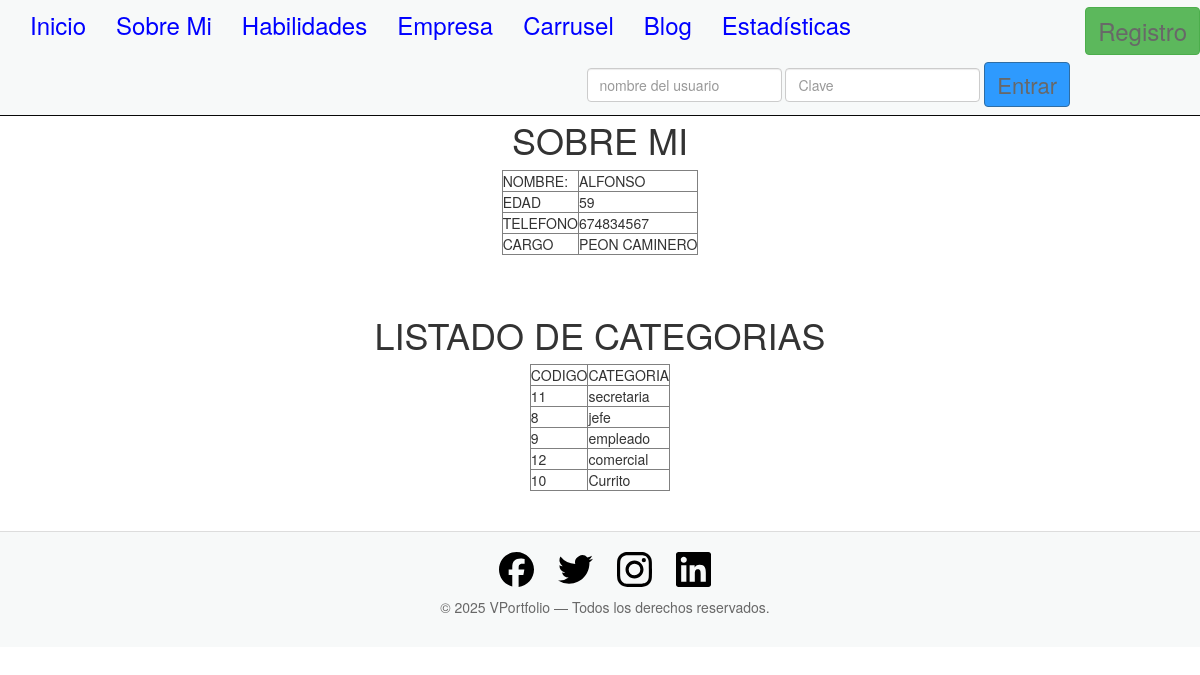
The app's page /sobremi/ with its own data.
### appportfolio/models.py (models this page shows, shortened)
class Categoria(models.Model):
    id = models.AutoField(primary_key=True)
    nombre_categoria = models.CharField('Puesto de Trabajo',max_length=30, null=True, blank=True)
    prueba= models.CharField('Prueba',max_length=30, null=True, blank=True)
    class Meta:
        verbose_name = 'Categoria' #puede ser otro nombre
        verbose_name_plural = 'Categorias'
        ordering = ['nombre_categoria']

### appportfolio/views.py (the view)
# urls.py: path('sobremi/',views.sobremi,name='sobremi'),
def sobremi(request):
    print("hola estoy en sobremi")
    nombre='ALFONSO'
    edad=59
    telefono='674834567'
    cargo='PEON CAMINERO'
    listaCategorias=Categoria.objects.all().order_by('-nombre_categoria')
    for r in listaCategorias:
        print(str(r.nombre_categoria))
    context = {'nombre':nombre, 'edad':edad, 'telefono':telefono,
               'cargo':cargo,'listaCategorias':listaCategorias}
    return render(request, 'sobremi.html', context=context)

### templates/sobremi.html (shortened to what this page needs)
{% extends "base.html" %}
{% block head %}
<link rel="stylesheet" href="https://maxcdn.bootstrapcdn.com/bootstrap/3.3.5/css/bootstrap.min.css">
 {% endblock %}
{% block content %}
 <br><br><br><br>
 <center>
 <h1> SOBRE MI</h1>
 <table border="1">
 <tr>
 <td>NOMBRE:</td>
 <td>{{ nombre }}</td>
 </tr>
 <tr>
 <td>EDAD</td>
 <td>{{ edad }}</td>
 </tr>
 <tr>
 <td>TELEFONO</td>
 <td>{{ telefono }}</td>
 </tr>
 <tr>
 <td>CARGO</td>
 <td>{{ cargo }}</td>
 </tr>
 </table>
</center>
<br><br>
 <center>
 <h1> LISTADO DE CATEGORIAS</h1>
 <table border="1">
 <tr>
 <td>CODIGO</td>
 <td>CATEGORIA</td>
 </tr>
  {% for r in listaCategorias %}
 <tr>
   <td>{{ r.id }}</td>
   <td>{{ r.nombre_categoria }}</td>
 </tr>
  {% endfor %}
 </table>
</center>
{% endblock content %}

### records on screen
Categoria: id "11", nombre_categoria "secretaria"
Categoria: id "8", nombre_categoria "jefe"
Categoria: id "9", nombre_categoria "empleado"
Categoria: id "12", nombre_categoria "comercial"
Categoria: id "10", nombre_categoria "Currito"

### other values on screen
{{ nombre }} "ALFONSO"
{{ edad }} "59"
{{ telefono }} "674834567"
{{ cargo }} "PEON CAMINERO"
